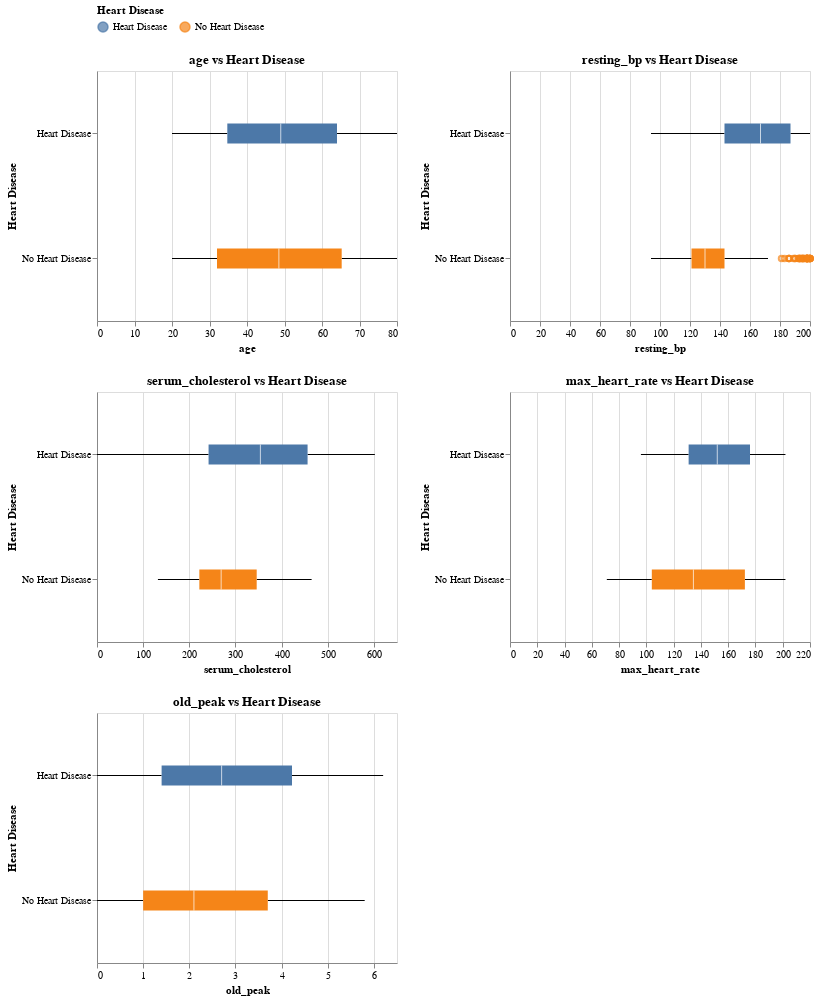

The notebook cell saved with this chart:
### Markdown cell above
#### Boxplots of Numerical Features vs Target

Boxplots compare each numerical feature across the two target classes. They reveal patterns or differences, for example, whether higher blood pressure or older age is more common among patients with heart disease.

The boxplots show how people with heart disease differ from those without it. From the age chart, people with heart disease are generally older, while younger people mostly fall in the no heart disease group. For resting blood pressure, those with heart disease tend to have slightly higher values, showing that high blood pressure may be linked to heart disease. Although there are outliers for no heart disease, this means that some individuals have high blood pressure but do not have heart disease. The boxplot for serum cholesterol shows that the cholesterol levels are a bit higher and more spread out among people who have heart disease. The maximum heart rate chart shows that people without heart disease reach higher heart rates, while those with heart disease have lower maximum heart rates. This usually means their heart cannot handle as much physical stress. Oldpeak is higher in people with heart disease, which means their heart experiences more stress changes.

### Code cell
charts = []

for col in num_cols:
    chart = alt.Chart(train_heart).mark_boxplot(size=20).encode(
        x=alt.X(f'{col}:Q', title=col),
        y=alt.Y('target:N', title='Heart Disease'),
        color=alt.Color('target:N', title='Heart Disease')
    ).properties(
        title=f'{col} vs Heart Disease',
        width=300,
        height=250)
    charts.append(chart)

rows = []
for i in range(0, len(charts), 2):
    row_charts = charts[i:i+2]
    row = alt.hconcat(*row_charts)
    rows.append(row)

final_chart = alt.vconcat(*rows).configure_legend(
    orient='top')

final_chart

### Figure 1 — Vega-Lite specification as saved in the notebook (floating-point values rounded to 4 significant figures; data arrays with more than 128 entries replaced by an {"elided": "..."} marker saying what was removed)
{"config": {"view": {"continuousWidth": 300, "continuousHeight": 300}, "legend": {"orient": "top"}}, "vconcat": [{"hconcat": [{"mark": {"type": "boxplot", "size": 20}, "encoding": {"color": {"field": "target", "title": "Heart Disease", "type": "nominal"}, "x": {"field": "age", "title": "age", "type": "quantitative"}, "y": {"field": "target", "title": "Heart Disease", "type": "nominal"}}, "height": 250, "title": "age vs Heart Disease", "width": 300}, {"mark": {"type": "boxplot", "size": 20}, "encoding": {"color": {"field": "target", "title": "Heart Disease", "type": "nominal"}, "x": {"field": "resting_bp", "title": "resting_bp", "type": "quantitative"}, "y": {"field": "target", "title": "Heart Disease", "type": "nominal"}}, "height": 250, "title": "resting_bp vs Heart Disease", "width": 300}]}, {"hconcat": [{"mark": {"type": "boxplot", "size": 20}, "encoding": {"color": {"field": "target", "title": "Heart Disease", "type": "nominal"}, "x": {"field": "serum_cholesterol", "title": "serum_cholesterol", "type": "quantitative"}, "y": {"field": "target", "title": "Heart Disease", "type": "nominal"}}, "height": 250, "title": "serum_cholesterol vs Heart Disease", "width": 300}, {"mark": {"type": "boxplot", "size": 20}, "encoding": {"color": {"field": "target", "title": "Heart Disease", "type": "nominal"}, "x": {"field": "max_heart_rate", "title": "max_heart_rate", "type": "quantitative"}, "y": {"field": "target", "title": "Heart Disease", "type": "nominal"}}, "height": 250, "title": "max_heart_rate vs Heart Disease", "width": 300}]}, {"hconcat": [{"mark": {"type": "boxplot", "size": 20}, "encoding": {"color": {"field": "target", "title": "Heart Disease", "type": "nominal"}, "x": {"field": "old_peak", "title": "old_peak", "type": "quantitative"}, "y": {"field": "target", "title": "Heart Disease", "type": "nominal"}}, "height": 250, "title": "old_peak vs Heart Disease", "width": 300}]}], "data": {"name": "data-b296bac3fddf3d70c7710599b2355f45"}, "$schema": "https://vega.github.io/schema/vega-lite/v5.20.1.json", "datasets": {"data-b296bac3fddf3d70c7710599b2355f45": {"elided": "800 records"}}}
